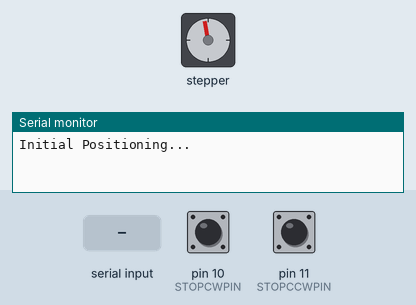
Bench run of a sketch on a simulated Arduino Nano, built with avr-gcc and run on an emulated ATmega328P. Parts: stepper motor, the last lines printed to the serial monitor. Wiring (inferred from the names in the program): stepper motor (2048 steps per turn assumed): coils pin 2, pin 3, pin 4, pin 5. The test bench sets the inputs (shaded band); at power-on: pin 10 (STOPCWPIN) HIGH, pin 11 (STOPCCWPIN) HIGH.

Above: at 1.2 s.
1.3 s: pin 10 (STOPCWPIN) pulled LOW for 0.15 s
3.8 s: "90,45\n" received over Serial
At 5.63 s:
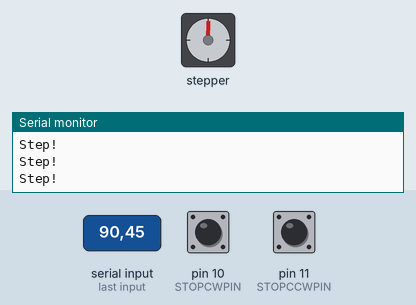
6.8 s: byte 82 ('R') received over Serial
9.8 s: pin 10 (STOPCWPIN) pulled LOW for 1 s
At 9.8 s:
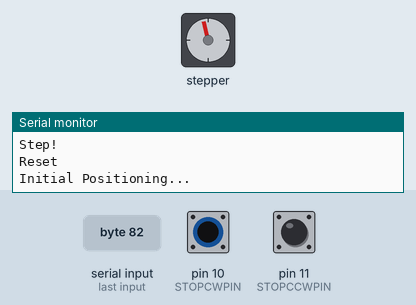
12.3 s: "30,150\n" received over Serial
At 13.89 s:
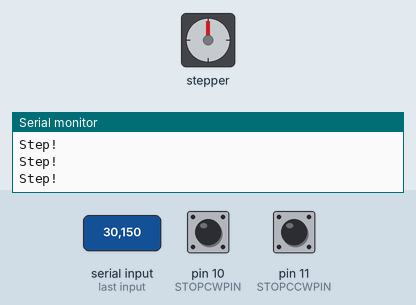
15.3 s: pin 11 (STOPCCWPIN) pulled LOW for 0.15 s
At 19.83 s:
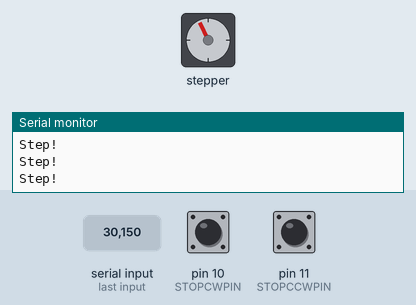
Timing chart, 0 to 23.0 s (numbered marks = the images above; inputs shaded):
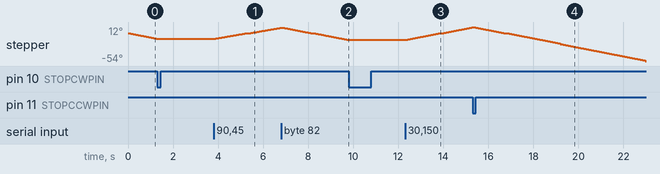

The sketch:

arduino_motorcontroller.ino
```cpp
/*
    Arduino Motorcontroller for timelapse
    https://www.buildcomics.com
    Wire ULN200x module for 28BYJ-48 5V stepper motor to STEPPERPINX defined outputs, and power using 5v/ground.
    Uses about 300 steps for half a rotation, e.g 1 hour print means (60*60)/300 = one step every 12 seconds.
    Board ==> Arduino Nano
    Processor ==> Atmega328P (Old Boatloader)
*/

#define STEPPERPIN1 2
#define STEPPERPIN2 3
#define STEPPERPIN3 4
#define STEPPERPIN4 5

#define STOPCWPIN 10
#define STOPCCWPIN 11

unsigned long int previousMillis;
const unsigned int interval = 500;

unsigned long stepSpeed = 1;
unsigned long motorDelay = 10;     //set to normal speed
unsigned long stepDelay = 0;     //variable to set stepper speed
bool initEnable = true; //We start with initialization
bool positioning = true; //We start with initialization
bool direction = true; //true = clockwise, false is counterclockwise
bool pause = false; //To pause the arm

void setup() {
  pinMode(STEPPERPIN1, OUTPUT);
  pinMode(STEPPERPIN2, OUTPUT);
  pinMode(STEPPERPIN3, OUTPUT);
  pinMode(STEPPERPIN4, OUTPUT);

  pinMode(STOPCWPIN, INPUT_PULLUP);
  pinMode(STOPCCWPIN, INPUT_PULLUP);

  Serial.begin(9600);
}

void loop() {
  //First we get back to the starting point
  if (positioning) {
    Serial.println("Initial Positioning...");
    stepDelay = 5;
    while(digitalRead(STOPCWPIN)) {
      clockwise();
    }
    stepDelay = 0;
    direction = false;
    positioning = false;
  }
  while (initEnable) {
    Serial.println("At base position, enter step delay?");
    String delayString = Serial.readStringUntil('\n');
    stepDelay = delayString.toInt();
    if (stepDelay > 0) {
      initEnable = false; //Initialization finished
      Serial.print("starting with delay:");
      Serial.println(stepDelay);
      break;
    }
  }

  if (!digitalRead(STOPCWPIN) && direction) {
    Serial.println("CW!");
    direction = false; //reverse direction
  }
  if (!digitalRead(STOPCCWPIN) && !direction) {
    Serial.println("CCW!");
    direction = true; //reverse direction
  }

  if (!pause && !initEnable && !positioning) {
    unsigned long currentMillis = millis();
    unsigned long timeDif = currentMillis - previousMillis;
    if (timeDif >= stepDelay) {
      previousMillis = currentMillis; //reset counter
      Serial.println("Step!");
      if (direction) {
        clockwise();
      }
      else {
        counterclockwise();
      }
    }
  }

  if (Serial.available() > 0) {
    // read the incoming byte:
    char rec = Serial.read();
    if (rec == 'X' || rec == 'R' | rec == 'P') {
      digitalWrite(STEPPERPIN1, LOW);
      digitalWrite(STEPPERPIN2, LOW);
      digitalWrite(STEPPERPIN3, LOW);
      digitalWrite(STEPPERPIN4, LOW);
      if (rec == 'R') { //Reset completely
        Serial.println("Reset");
        positioning = true;
        initEnable = true;
      }
      else if (rec == 'X') { //Enter new speed
        Serial.println("SpeedChange");
        initEnable = true;
        stepDelay = 0;
      }
    }
    if (rec == 'P' && !pause) { //Pause arm
      Serial.println("Pause");
      pause = true;
    }
    else if(rec == 'C' && pause) { //Continue arm
      Serial.println("Continue");
      pause = false;
    }
  }
}

//////////////////////////////////////////////////////////////////////////////
//set pins to ULN2003 high in sequence from 1 to 4
//delay "motorDelay" between each pin setting (to determine speed)
void counterclockwise () {
  // 1
  digitalWrite(STEPPERPIN1, HIGH);
  digitalWrite(STEPPERPIN2, LOW);
  digitalWrite(STEPPERPIN3, LOW);
  digitalWrite(STEPPERPIN4, LOW);
  delay(motorDelay);
  // 2
  digitalWrite(STEPPERPIN1, HIGH);
  digitalWrite(STEPPERPIN2, HIGH);
  digitalWrite(STEPPERPIN3, LOW);
  digitalWrite(STEPPERPIN4, LOW);
  delay (motorDelay);
  // 3
  digitalWrite(STEPPERPIN1, LOW);
  digitalWrite(STEPPERPIN2, HIGH);
  digitalWrite(STEPPERPIN3, LOW);
  digitalWrite(STEPPERPIN4, LOW);
  delay(motorDelay);
  // 4
  digitalWrite(STEPPERPIN1, LOW);
  digitalWrite(STEPPERPIN2, HIGH);
  digitalWrite(STEPPERPIN3, HIGH);
  digitalWrite(STEPPERPIN4, LOW);
  delay(motorDelay);
  // 5
  digitalWrite(STEPPERPIN1, LOW);
  digitalWrite(STEPPERPIN2, LOW);
  digitalWrite(STEPPERPIN3, HIGH);
  digitalWrite(STEPPERPIN4, LOW);
  delay(motorDelay);
  // 6
  digitalWrite(STEPPERPIN1, LOW);
  digitalWrite(STEPPERPIN2, LOW);
  digitalWrite(STEPPERPIN3, HIGH);
  digitalWrite(STEPPERPIN4, HIGH);
  delay (motorDelay);
  // 7
  digitalWrite(STEPPERPIN1, LOW);
  digitalWrite(STEPPERPIN2, LOW);
  digitalWrite(STEPPERPIN3, LOW);
  digitalWrite(STEPPERPIN4, HIGH);
  delay(motorDelay);
  // 8
  digitalWrite(STEPPERPIN1, HIGH);
  digitalWrite(STEPPERPIN2, LOW);
  digitalWrite(STEPPERPIN3, LOW);
  digitalWrite(STEPPERPIN4, HIGH);
  delay(motorDelay);
}

//////////////////////////////////////////////////////////////////////////////
//set pins to ULN2003 high in sequence from 4 to 1
//delay "motorDelay" between each pin setting (to determine speed)
void clockwise() {
  // 1
  digitalWrite(STEPPERPIN4, HIGH);
  digitalWrite(STEPPERPIN3, LOW);
  digitalWrite(STEPPERPIN2, LOW);
  digitalWrite(STEPPERPIN1, LOW);
  delay(motorDelay);
  // 2
  digitalWrite(STEPPERPIN4, HIGH);
  digitalWrite(STEPPERPIN3, HIGH);
  digitalWrite(STEPPERPIN2, LOW);
  digitalWrite(STEPPERPIN1, LOW);
  delay (motorDelay);
  // 3
  digitalWrite(STEPPERPIN4, LOW);
  digitalWrite(STEPPERPIN3, HIGH);
  digitalWrite(STEPPERPIN2, LOW);
  digitalWrite(STEPPERPIN1, LOW);
  delay(motorDelay);
  // 4
  digitalWrite(STEPPERPIN4, LOW);
  digitalWrite(STEPPERPIN3, HIGH);
  digitalWrite(STEPPERPIN2, HIGH);
  digitalWrite(STEPPERPIN1, LOW);
  delay(motorDelay);
  // 5
  digitalWrite(STEPPERPIN4, LOW);
  digitalWrite(STEPPERPIN3, LOW);
  digitalWrite(STEPPERPIN2, HIGH);
  digitalWrite(STEPPERPIN1, LOW);
  delay(motorDelay);
  // 6
  digitalWrite(STEPPERPIN4, LOW);
  digitalWrite(STEPPERPIN3, LOW);
  digitalWrite(STEPPERPIN2, HIGH);
  digitalWrite(STEPPERPIN1, HIGH);
  delay (motorDelay);
  // 7
  digitalWrite(STEPPERPIN4, LOW);
  digitalWrite(STEPPERPIN3, LOW);
  digitalWrite(STEPPERPIN2, LOW);
  digitalWrite(STEPPERPIN1, HIGH);
  delay(motorDelay);
  // 8
  digitalWrite(STEPPERPIN4, HIGH);
  digitalWrite(STEPPERPIN3, LOW);
  digitalWrite(STEPPERPIN2, LOW);
  digitalWrite(STEPPERPIN1, HIGH);
  delay(motorDelay);
}
```

Measured:
- after the input at 1.3 s, stepper: stops changing and stays -11°
- after the input at 3.8 s, stepper: keeps turning clockwise at about 8°/s, starting after 0.11 s
- after the input at 9.8 s, stepper: stops changing and stays -13°
- after the input at 12.3 s, stepper: keeps turning clockwise at about 9°/s, starting after 0.12 s
- by itself, stepper: keeps turning counter-clockwise at about 10°/s
